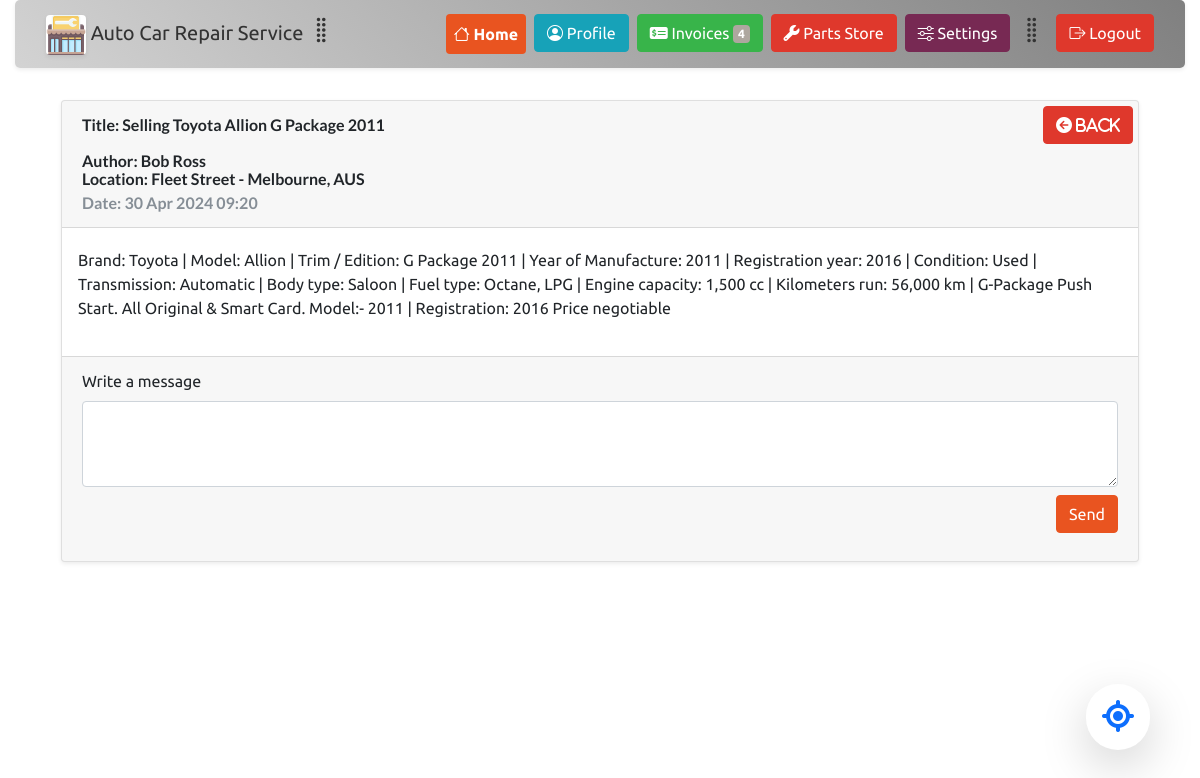
The page /dashboard/pages/post_replies.php?post_id=1 (signed in) on the database its author committed.
### tables this page shows
CREATE TABLE post_issues (
                            id int PRIMARY KEY AUTO_INCREMENT,   
                            user_id char(12) NOT NULL,
                            post_title LONGTEXT NOT NULL,
                            post_content LONGTEXT,
                            city_id int,
                            address varchar(255),
                            date_time TIMESTAMP NULL DEFAULT CURRENT_TIMESTAMP,
                             
                            CONSTRAINT post_user FOREIGN KEY (user_id) REFERENCES user_accounts(id),
                            CONSTRAINT post_city FOREIGN KEY (city_id) REFERENCES cities(id)
);

CREATE TABLE cities (
                        id int PRIMARY KEY AUTO_INCREMENT,
                        name varchar(35) NOT NULL,
                        country_code char(3) NOT NULL,
                        district varchar(20) NOT NULL,
                        CONSTRAINT cities_country_code FOREIGN KEY (country_code) REFERENCES countries(code)
);

### site_variables.php (called while the page is built, shortened)
<?php
(require_once (ROOT_DIR . DIRECTORY_SEPARATOR . 'database' . DIRECTORY_SEPARATOR . 'connection.php')) or die("Connection related file not found");
function b5_theme_link() : string {
    return  relativePath(ROOT_DIR . DIRECTORY_SEPARATOR . "precompiled" . DIRECTORY_SEPARATOR . $GLOBALS['USER_THEME'] . DIRECTORY_SEPARATOR . "bootstrap-color.min.css");
}
function relativePath($absolutePath, $separator = DIRECTORY_SEPARATOR) : string {
    if($absolutePath === ROOT_DIR) return '';
    $path = explode($separator, $absolutePath);
    $uri = explode('/', $_SERVER['REQUEST_URI']);
    $root = explode($separator, ROOT_DIR);
    $fileName = null;
    array_splice($path, 0, 1);
    array_splice($uri, 0, 1);
    array_splice($root, 0, 1);
	$temp = $uri[count($uri) - 1];
	$temp = explode('.', $temp);
	if(count($temp) > 0)  {
		array_pop($uri);
	}
    while(count($path) > 0 && end($path) == '') {
        array_pop($path);
    }
    if(is_file($absolutePath)) {
        $fileName = end($path);
        array_pop($path);
    }
    for($i = 0; $i < count($path) && $i < count($root); $i++) {
        if($root[$i] !== $path[$i]) {
            $index = $i;
            break;
        }
    }
    array_splice($path, 0, $i - 1);
    $index = -1;
    for($i = 0; $i < count($path); $i++) {
        if($uri[0] === $path[$i]) {
            $index = $i;
            break;
        }
    }
    if($index > 0) {
        array_splice($path, 0, $i);
    }
	$index = -1;
    for($i = 0; $i < count($uri); $i++) {
        if($uri[$i] === $path[0]) {
            $index = $i;
            break;
        }
    }
    $index = -1;
    for($i = 0; $i < count($path) && $i < count($uri); $i++) {
        if($uri[$i] === $path[$i]) {
            $index = $i;
        }
        else break;
    }
    if($index >= 0) {
        array_splice($path, 0, $i);
        array_splice($uri, 0, $i);
    }
    $out = '';
    for($i = 0; $i < count($uri); $i++) {
        $out .= ('..' . $separator);
    }
    $out .= implode($separator, $path);
    if(!str_ends_with($out, $separator) && !empty($out)) $out .= $separator;
    if(!empty($fileName)) $out .= $fileName;
    return str_replace('\\', '/', $out);
}
function relativePathSystem(string $path) : ?string {
    $out = relativePath($path);
    return $out;
}

### database/connection.php (called while the page is built, shortened)
<?php
	class connection {
        function connect() : void {
			$str = 'mysql:host='.CONN_INFO['HOST'].';dbname='.CONN_INFO['DBNAME'].';charset=utf8mb4;';
			try {
				$this->pdo = new PDO($str, CONN_INFO['USERNAME'], CONN_INFO['PASSWORD']);
			}
			catch (PDOException $e) {
				throw new PDOException($e->getMessage(), $e->getCode());
			}
		}
        function getSinglePost(int $post_id) : ?array {
            $sql = 'SELECT A.id, A.user_id, A.post_title AS title, A.post_content AS content, B.name AS city, A.address, B.country_code, A.date_time AS date_time FROM post_issues AS A JOIN cities AS B ON A.city_id = B.id WHERE A.id = ? LIMIT 1';
            $this->pdo->setAttribute(PDO::ATTR_DEFAULT_FETCH_MODE, PDO::FETCH_ASSOC);
            $stmt = $this->pdo->prepare($sql);
            $res = $stmt->execute([$post_id]);
            $arr = $stmt->fetchAll();
            foreach ($arr as $key => $row) {
                $author = $this->getUserNameTitle($row['user_id']);
                $arr[$key]['author'] = $author;
            }
            return reset($arr);
        }
        function getUserNameTitle(string $user_id) : ?string {
            $sql = 'SELECT customer_id, business_id FROM user_accounts WHERE id = ? LIMIT 1';
            $this->pdo->setAttribute(PDO::ATTR_DEFAULT_FETCH_MODE, PDO::FETCH_NUM);
            $stmt = $this->pdo->prepare($sql);
            $stmt->execute([$user_id]);
            $row = $stmt->fetch();
            if(is_null($row[1])) {
                $sql = 'SELECT name, lastname FROM customers_info WHERE id = ? LIMIT 1';
                $stmt = $this->pdo->prepare($sql);
                $stmt->execute([$row[0]]);
                $res = $stmt->fetch();
                return $res[0] . " " . $res[1];
            }
            else {
                $sql = 'SELECT company_name FROM businesses_info WHERE id = ? LIMIT 1';
                $stmt = $this->pdo->prepare($sql);
                $stmt->execute([$row[1]]);
                $arr = $stmt->fetch();
                return reset($arr);
            }
        }
        function getPostReplies(int $post_id) : ?array{
            $sql = 'SELECT id, post_id, user_id, content, datetime AS date_time FROM post_answers WHERE post_id = ?';
            $this->pdo->setAttribute(PDO::ATTR_DEFAULT_FETCH_MODE, PDO::FETCH_ASSOC);
            $stmt = $this->pdo->prepare($sql);
            $arr = $stmt->fetchAll();
            return $arr;
        }
		private ?PDO $pdo = null;
	}

### dashboard/pages/post_replies.php (the view, shortened to what this page needs)
<?php
if(!isset($GLOBALS['WEBSITE_VARS'])) {
    (require_once (ROOT_DIR . DIRECTORY_SEPARATOR . 'site_variables.php')) or die("Variables file not found");
}
$post_id = $_GET['post_id'];
if(empty($post_id)) {
    $errorMsg = "Content not found!";
    exit("Page not found!");
}
else {
    $social_posts_array = CONNECTION->getSinglePost($post_id);
}
?>
<!DOCTYPE html>
<html>
<head>
    <link href="https://cdn.jsdelivr.net/npm/bootstrap@5.3.3/dist/css/bootstrap.min.css" rel="stylesheet">
    <link rel="stylesheet" href="https://cdn.jsdelivr.net/npm/bootstrap-icons@1.3.0/font/bootstrap-icons.css">
    <link rel="stylesheet" href="https://cdnjs.cloudflare.com/ajax/libs/font-awesome/6.5.2/css/all.min.css" />
    <link rel="stylesheet" href="<?php echo b5_theme_link(); ?>">
    <link rel="stylesheet" href="../styles.css">
</head>
<body>
<?php
(include_once ('menu.php')) or die("Failed to load component");
echo '<div class="container">';
$date_time = new DateTime($social_posts_array['date_time']);
$home_url = relativePathSystem(ABSOLUTE_PATHS['DASHBOARD']);
echo <<< ENDL_
<div class="card shadow-sm m-3">
        <div class="card-header lato-bold">
            <div style="position: absolute; top: 5px; right: 5px">
                <a class="btn btn-danger" href="$home_url"><i class="fa-solid fa-circle-arrow-left"> Back</i></a>
            </div>
            <p class="card-title mt-0">Title: {$social_posts_array['title']}</p>
            <p class="card-subtitle mt-0">Author: {$social_posts_array['author']}</p>
            <p class="card-subtitle">Location: {$social_posts_array['address']} - {$social_posts_array['city']}, {$social_posts_array['country_code']}</p>
            <p class="card-subtitle text-muted m-0">Date: {$date_time->format("d M Y H:i")}</p>
        </div>
        <div class="card-body px-3">
            <p>
                {$social_posts_array['content']}
            </p>
        </div>
        <div class="card-footer">
ENDL_;
echo <<< ENDL_
            <div class="form-group">
                <form method="POST" name="messageForm">
                    <label for="messageField">Write a message</label>
                    <textarea name="messageField" class="form-control" rows="3" cols="50" required></textarea>
                    <div class="text-end">
                        <button name="submitMessageButton" class="btn btn-primary mt-2" type="submit">Send</button>
                    </div>
                </form>
            </div>
        </div>
    </div>
ENDL_;
?>
</div>
</body>
</html>

### dashboard/pages/menu.php (shortened to what this page needs)
<div class="container-fluid m-0">
    <div class="row vw-100">
        <div class="col">
            <div id="mainMenu" class="navbar navbar-expand-sm nav-pills nav-fill shadow-sm mb-3" style="background: linear-gradient(45deg, lightgrey, gray); border-radius: 5px; border: 1px black;">
                <div class="container-fluid">
                    <a class="navbar-brand">
                        <img src="../../assets/repair.png" class="img-simple-border rounded rounded-2 shadow-sm bg-white" alt="Garage Logo" style="width: 40px;">
                        Auto Car Repair Service
                        <span class="bi bi-grip-vertical h3"></span>
                    </a>
                    <form method="POST">
                        <ul class="navbar-nav" style="font-weight: 600;">
                            <li class="nav-item pe-2"><a class="nav-link active" href="<?php echo relativePathSystem(ABSOLUTE_PATHS['DASHBOARD']); ?>"><i class="bi bi-house"></i> Home</a></li>
                            <li class="nav-item pe-2"><a class="btn btn-info" href="#"><i class="bi bi-person-circle"></i> Profile</a></li>
                            <li class="nav-item pe-2"><a class="btn btn-success" href="#"><i class="fa-solid fa-money-check-dollar"></i> Invoices <span class="badge bg-secondary">4</span></a></li>
                            <li class="nav-item pe-2"><a class="btn btn-danger" href="#"><i class="fa-solid fa-wrench"></i> Parts Store</a></li>
                            <li class="nav-item pe-2"><a class="btn btn-dark" href="#sidebar" data-bs-toggle="collapse"><i class="bi bi-sliders"></i> Settings</a></li>
                            <li class="nav-item"><span class="bi bi-grip-vertical h3"></span></li>
                            <li class="nav-item" style="padding-left: 10px"><button name="logoutButton" class="btn btn-block btn-danger" type="submit"><i class="bi bi-box-arrow-right"></i> Logout</button></li>
                        </ul>
                    </form>
                </div>
            </div>
        </div>
    </div>
</div>
<a class="link-primary" href="#" onclick="getLocation()">
    <div class="bg-white p-3 shadow-lg" style="position: fixed; bottom: 50px; right: 50px; z-index: 99999; border-radius: 50px">
        <i style="font-size: 32px" class="fa-solid fa-location-crosshairs"></i>
    </div>
</a>

### dashboard/styles.css (style rules this page uses)
.lato-bold { font-family: "Lato", sans-serif; font-weight: 700; font-style: normal; }
body { background-image: url('https://images.pexels.com/photos/593172/pexels-photo-593172.jpeg'); background-size: cover; }

### dashboard/pages/menu.php (style rules this page uses)
#mainMenu .btn { flex-shrink: 1; flex-grow: 1; }

### rows shown on the page
post_issues: post_title "Selling Toyota Allion G Package 2011", address "Fleet Street", city.name "Melbourne", city.country_code "AUS", date_time "30 Apr 2024 09:20", post_content "Brand: Toyota | Model: Allion | Trim / Edition: G Package 2011 | Year of Manufacture: 2011 | Registration year: 2016 | Condition: Used | Transmission: Automatic | Body type: Saloon | Fuel type: Octane, LPG | Engine capacity: 1,500 cc | Kilometers run: 56,000 km | G-Package Push Start. All Original & Smart Card. Model:- 2011 | Registration: 2016 Price negotiable"

### other values the page prints
$social_posts_array['author'] "Bob Ross"
